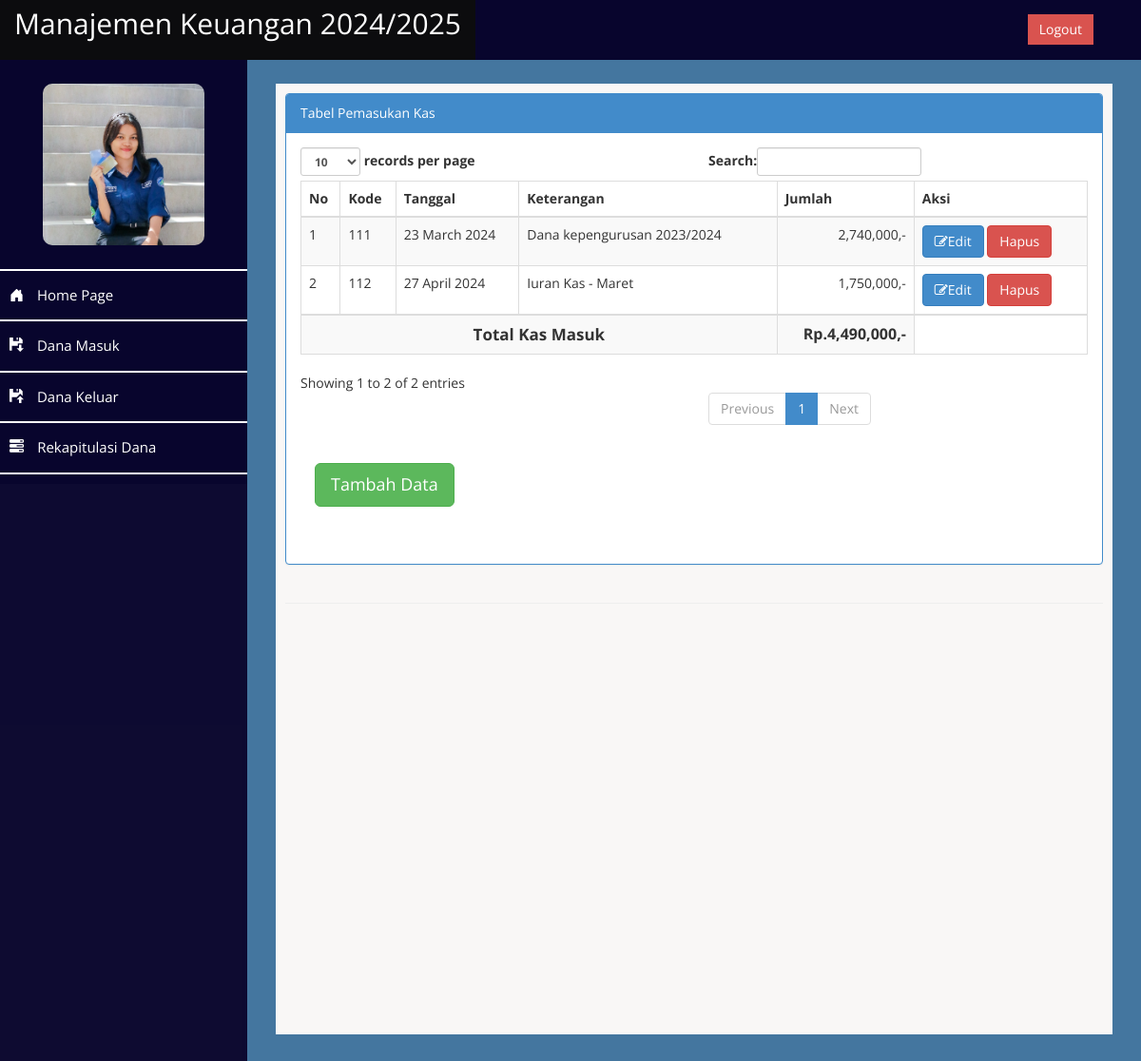
Screenshot of /index.php?page=masuk (signed in) with the database file from the repository.
### tables this page shows
CREATE TABLE `kas` (
  `kode` int(11) NOT NULL,
  `keterangan` varchar(300) NOT NULL,
  `tgl` date NOT NULL,
  `jumlah` int(10) NOT NULL,
  `jenis` varchar(20) NOT NULL,
  `keluar` int(20) NOT NULL
);

### page/kas_masuk/masuk.php (the view, shortened to what this page needs)
<div class="row">
    <div class="col-md-12">
        <div class="panel panel-primary">
            <div class="panel-heading">
                Tabel Pemasukan Kas
            </div>
            <div class="panel-body">
                <div class="table-responsive">
                    <table class="table table-striped table-bordered table-hover" id="dataTables-example">
                        <thead>
                            <tr>
                                <th>No</th>
                                <th>Kode</th>
                                <th>Tanggal</th>
                                <th>Keterangan</th>
                                <th>Jumlah</th>
                                <th>Aksi</th>
                            </tr>
                        </thead>
                        <tbody>
                            <?php
                            require 'config.php';
                            $no = 1;
                            $sql = $link->query("SELECT * FROM kas WHERE jenis = 'Masuk'");
                            while ($data = $sql->fetch_assoc()) {
                            ?>
                                <tr class="odd gradeX">
                                    <td><?php echo $no++ ?></td>
                                    <td><?php echo $data['kode']; ?></td>
                                    <td><?php echo date('d F Y', strtotime($data['tgl'])); ?></td>
                                    <td><?php echo $data['keterangan']; ?></td>
                                    <td align="right"><?php echo number_format($data['jumlah']) . ",-"; ?></td>
                                    <td>
                                        <a class="btn btn-primary" id="edit_data" data-toggle="modal" data-target="#edit" data-id="<?php echo $data['kode'] ?>" data-ket="<?php echo $data['keterangan'] ?>" data-tgl="<?php echo $data['tgl'] ?>" data-jml="<?php echo $data['jumlah'] ?>">
                                            <i class="fa fa-edit"></i>Edit
                                        </a>
                                        <a onclick="return confirm('Yakin Akan Menghapus Data?')" href="?page=masuk&aksi=hapus&id=<?php echo $data['kode']; ?>" class="btn btn-danger"><i class="fa fa-trash"></i>Hapus</a>
                                    </td>
                                </tr>
                            <?php
                                $total += $data['jumlah'];
                            }
                            ?>
                        </tbody>
                        <tr>
                            <th colspan="4" style="text-align:center; font-size:17px">Total Kas Masuk</th>
                            <th style="font-size:16px; text-align: right">
                                <?php
                                echo "Rp." . number_format($total) . ",-"; ?></th>
                        </tr>
                    </table>
                </div>
                <div class="panel-body">
                    <button class="btn btn-success btn-lg" data-toggle="modal" data-target="#myModal">
                        Tambah Data
                    </button>
                </div>
                <div class="panel-body">
                </div>
            </div>
        </div>
    </div>
</div>

### assets/css/custom.css (style rules this page uses)
body { font-family: 'Open Sans', sans-serif; }

### rows the page displays
kas: kode "111", tgl "23 March 2024", keterangan "Dana kepengurusan 2023/2024", jumlah "2,740,000"
kas: kode "112", tgl "27 April 2024", keterangan "Iuran Kas - Maret", jumlah "1,750,000"

### other values shown
$total "4,490,000"
